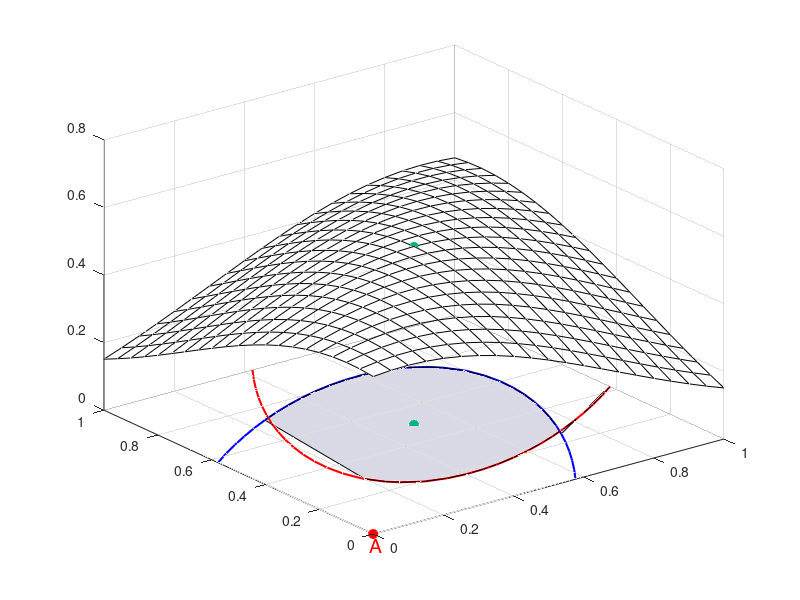

MATLAB code for this plot: (Note: this script raises an error after producing the figure.)
clear all
clc

mu1 = [0 0];
mu2 = [1 1];
sigma = [0.7 0.5; 0.5 0.7];

x1 = -3:.05:5;
x2 = -3:.05:5;
[X1,X2] = meshgrid(x1,x2);
X = [X1(:) X2(:)];

y1 = mvnpdf(X,mu1,sigma);
y1 = reshape(y1,length(x2),length(x1));
y2 = mvnpdf(X,mu2,sigma);
y2 = reshape(y2,length(x2),length(x1));
y = y1+y2;

%find maximum point of y 
[tempV1, tempI1] = max(y);
[tempV2, tempI2] = max(max(y));

maxValue = tempV2;
max_x1 = x1(tempI1(tempI2));
max_x2 = x2(tempI2);

% plot surface
s1 = surf(X1,X2, y,'FaceAlpha',0);
hold on

% denote the maximum on the bottom
scatter(max_x1,max_x2,'MarkerEdgeColor',[0 .7 .5],...
    'MarkerFaceColor',[0 .7 .5],...
    'LineWidth',1.5)

% denote the maximum on the surface
scatter3(max_x1,max_x2,maxValue,'MarkerEdgeColor',[0 .7 .5],...
    'MarkerFaceColor',[0 .7 .5])

% zoom in to overlapped region
xlim([0 1])
ylim([0 1])
zlim([0 0.8])

% 1st contour 
c1 = contour(x1,x2,y1,[0.20 0.20], 'b', 'LineWidth',1.5 );
hold on

% A: point and test 
scatter(mu1(1),mu1(2),'MarkerEdgeColor','r',...
    'MarkerFaceColor','r',...
    'LineWidth',1.5)
text(-0.05,-0.05, 0,'A', 'Color','r','FontSize', 14)
hold on

% 2st contour 
c2 = contour(x1,x2,y2,[0.20 0.20], 'r', 'LineWidth',1.5);
hold on
scatter(mu2(1),mu2(2),'MarkerEdgeColor','b',...
    'MarkerFaceColor','b',...
    'LineWidth',1.5)
% B: point and test 
text(1.05,1.05, 0,'B', 'Color','b','FontSize', 14)


startN = 53;
endN = 80;

startN2 = 110;
endN2 =134;

btwRegion = [c1(1,startN:endN), c2(1,startN2:endN2)];
x_region = [c1(2,startN:endN), c2(2,startN2:endN2)];
ff = fill(x_region, btwRegion, [0.85 0.85 0.90]);
ff.EdgeColor = 'none';

hold on 

startM = 53;
endM = 80;

startM2 = 3;
endM2 =9;

btwRegion = [c1(1,startM:endM), c2(1,startM2:endM2)];
x_region = [c1(2,startM:endM), c2(2,startM2:endM2)];
ff = fill(x_region, btwRegion, [0.85 0.85 0.90]);
ff.EdgeColor = 'none';


fig = gca;
xLab = xlabel('S','FontSize', 14);
xticks([]);
yLab = ylabel('T','FontSize', 14);
yticks([]);
zlabel('W','FontSize', 14)
zticks([])

